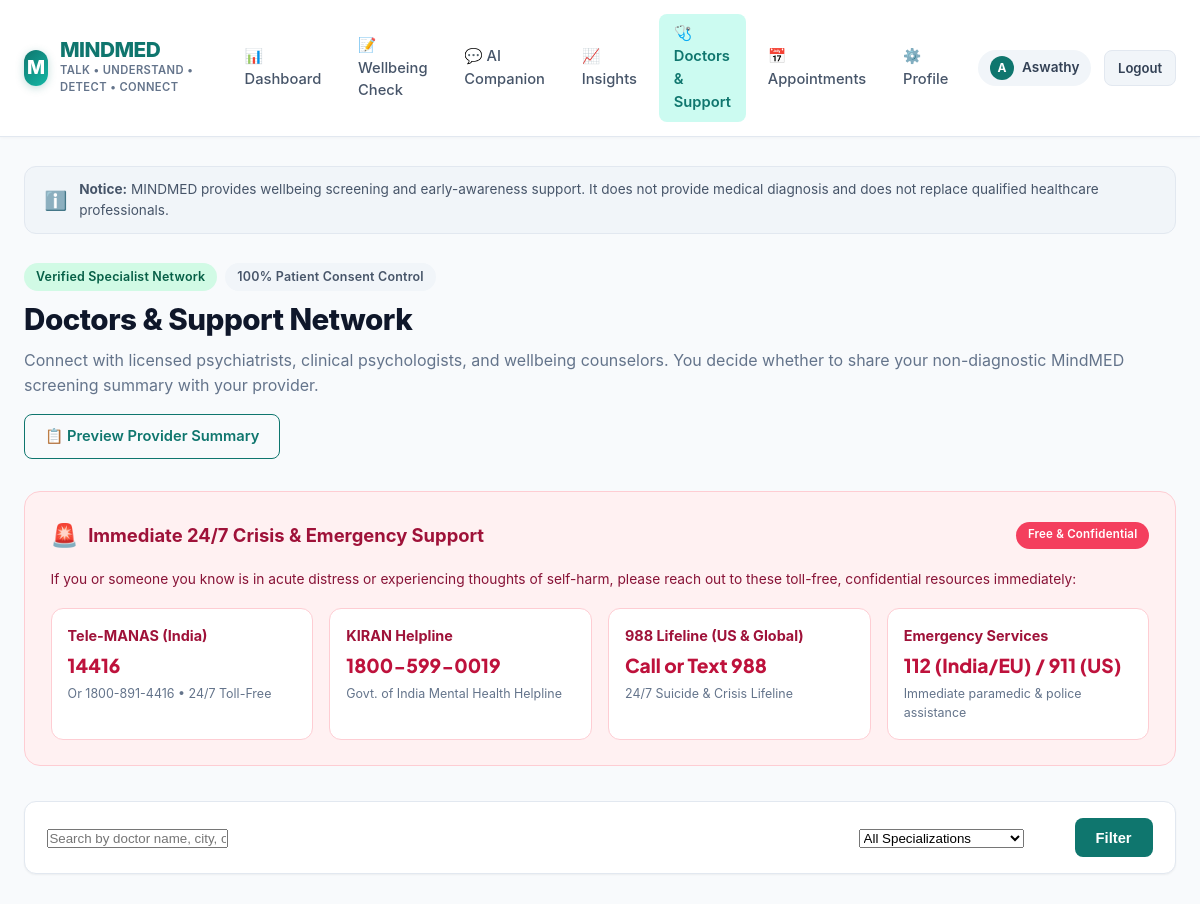
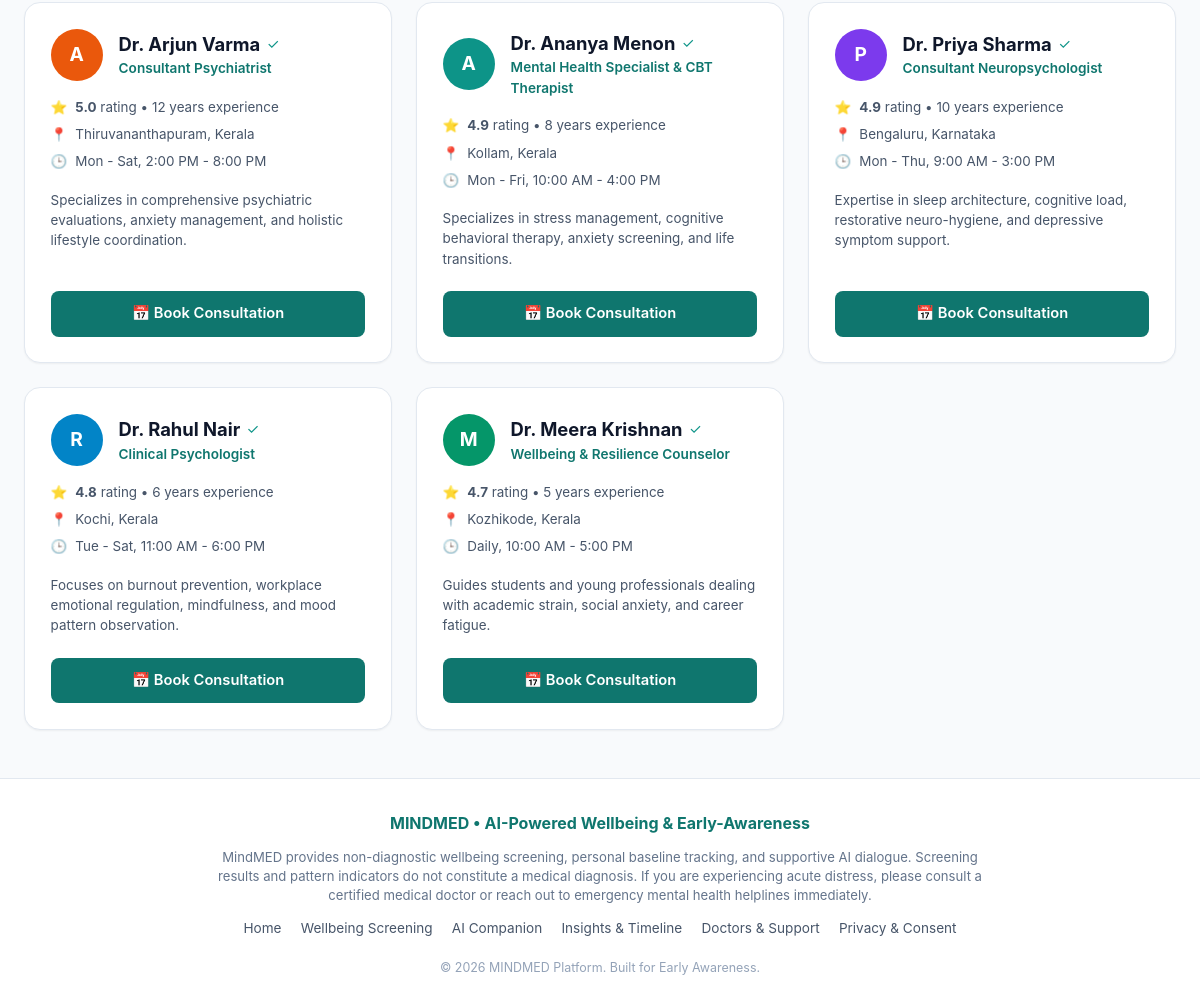
Screenshot of /professionals (signed in) with the database file from the repository (2 pictures, top to bottom).
### tables this page shows
CREATE TABLE users (
            id INTEGER PRIMARY KEY AUTOINCREMENT,
            name TEXT NOT NULL,
            email TEXT UNIQUE NOT NULL,
            password TEXT NOT NULL,
            age INTEGER,
            gender TEXT,
            location TEXT,
            created_at TIMESTAMP DEFAULT CURRENT_TIMESTAMP
        );

CREATE TABLE professionals (
            id INTEGER PRIMARY KEY AUTOINCREMENT,
            name TEXT NOT NULL,
            specialization TEXT NOT NULL,
            experience TEXT NOT NULL,
            location TEXT NOT NULL,
            availability TEXT NOT NULL,
            bio TEXT,
            rating REAL DEFAULT 4.9,
            avatar_color TEXT DEFAULT '#0F766E'
        );

### app.py (the view)
@app.route('/doctors')
@app.route('/professionals')
@login_required
def professionals():
    specialty_filter = request.args.get('specialty', '').strip()
    search_query = request.args.get('search', '').strip()
    conn = get_db_connection()
    query = 'SELECT * FROM professionals WHERE 1=1'
    params = []
    if specialty_filter:
        query += ' AND specialization LIKE ?'
        params.append(f'%{specialty_filter}%')
    if search_query:
        query += ' AND (name LIKE ? OR location LIKE ? OR specialization LIKE ?)'
        params.extend([f'%{search_query}%', f'%{search_query}%', f'%{search_query}%'])
    query += ' ORDER BY rating DESC'
    profs = conn.execute(query, params).fetchall()
    conn.close()
    return render_template('professionals.html', professionals=profs, specialty_filter=specialty_filter, search_query=search_query)

### app.py (called while the page is built)
@app.context_processor
def inject_global_context():
    user = None
    if 'user_id' in session:
        conn = get_db_connection()
        user = conn.execute('SELECT id, name, email, age, gender, location FROM users WHERE id = ?', (session['user_id'],)).fetchone()
        conn.close()
    return {
        'current_user': user,
        'medical_disclaimer': MEDICAL_DISCLAIMER
    }

def login_required(f):
    @wraps(f)
    def decorated_function(*args, **kwargs):
        if 'user_id' not in session:
            flash('Please log in to access this page.', 'warning')
            return redirect(url_for('login'))
        return f(*args, **kwargs)
    return decorated_function

### database.py (called while the page is built)
def get_db_connection():
    conn = sqlite3.connect(DB_PATH)
    conn.row_factory = sqlite3.Row
    return conn

### templates/professionals.html (shortened to what this page needs)
{% extends "base.html" %}
{% block content %}
<div class="page-header">
  <div style="display: flex; justify-content: space-between; align-items: flex-start; flex-wrap: wrap; gap: 1rem;">
    <div>
      <div style="display: inline-flex; align-items: center; gap: 0.5rem; margin-bottom: 0.4rem;">
        <span class="badge badge-low">Verified Specialist Network</span>
        <span class="badge badge-neutral">100% Patient Consent Control</span>
      </div>
      <h1>Doctors & Support Network</h1>
      <p>
        Connect with licensed psychiatrists, clinical psychologists, and wellbeing counselors.
        You decide whether to share your non-diagnostic MindMED screening summary with your provider.
      </p>
    </div>
    <div>
      <a href="{{ url_for('summary') }}" class="btn btn-outline" style="display: inline-flex; align-items: center; gap: 0.4rem;">
        <span>📋 Preview Provider Summary</span>
      </a>
    </div>
  </div>
</div>
<div class="crisis-hub-card glass-panel" style="margin-bottom: 2.2rem; padding: 1.6rem; border-radius: var(--radius-lg); background: #fff1f2; border: 1px solid #fecdd3;">
  <div style="display: flex; justify-content: space-between; align-items: center; margin-bottom: 1rem; flex-wrap: wrap; gap: 0.5rem;">
    <div style="display: flex; align-items: center; gap: 0.6rem;">
      <span style="font-size: 1.4rem;">🚨</span>
      <h3 style="font-size: 1.15rem; font-weight: 700; color: #9f1239; margin: 0;">
        Immediate 24/7 Crisis & Emergency Support
      </h3>
    </div>
    <span class="badge" style="background: #f43f5e; color: white; font-size: 0.72rem;">Free & Confidential</span>
  </div>
  <p style="font-size: 0.86rem; color: #881337; margin-bottom: 1.2rem; line-height: 1.5;">
    If you or someone you know is in acute distress or experiencing thoughts of self-harm, please reach out to these toll-free, confidential resources immediately:
  </p>
  <div style="display: grid; grid-template-columns: repeat(auto-fit, minmax(240px, 1fr)); gap: 1rem;">
    <div style="background: white; border: 1px solid #fecdd3; border-radius: var(--radius-md); padding: 1rem;">
      <strong style="display: block; font-size: 0.9rem; color: #9f1239; margin-bottom: 0.2rem;">Tele-MANAS (India)</strong>
      <div style="font-size: 1.2rem; font-weight: 800; color: #be123c; font-family: 'Plus Jakarta Sans', sans-serif;">14416</div>
      <div style="font-size: 0.78rem; color: var(--slate-500); margin-top: 0.2rem;">Or 1800-891-4416 • 24/7 Toll-Free</div>
    </div>
    <div style="background: white; border: 1px solid #fecdd3; border-radius: var(--radius-md); padding: 1rem;">
      <strong style="display: block; font-size: 0.9rem; color: #9f1239; margin-bottom: 0.2rem;">KIRAN Helpline</strong>
      <div style="font-size: 1.2rem; font-weight: 800; color: #be123c; font-family: 'Plus Jakarta Sans', sans-serif;">1800-599-0019</div>
      <div style="font-size: 0.78rem; color: var(--slate-500); margin-top: 0.2rem;">Govt. of India Mental Health Helpline</div>
    </div>
    <div style="background: white; border: 1px solid #fecdd3; border-radius: var(--radius-md); padding: 1rem;">
      <strong style="display: block; font-size: 0.9rem; color: #9f1239; margin-bottom: 0.2rem;">988 Lifeline (US & Global)</strong>
      <div style="font-size: 1.2rem; font-weight: 800; color: #be123c; font-family: 'Plus Jakarta Sans', sans-serif;">Call or Text 988</div>
      <div style="font-size: 0.78rem; color: var(--slate-500); margin-top: 0.2rem;">24/7 Suicide & Crisis Lifeline</div>
    </div>
    <div style="background: white; border: 1px solid #fecdd3; border-radius: var(--radius-md); padding: 1rem;">
      <strong style="display: block; font-size: 0.9rem; color: #9f1239; margin-bottom: 0.2rem;">Emergency Services</strong>
      <div style="font-size: 1.2rem; font-weight: 800; color: #be123c; font-family: 'Plus Jakarta Sans', sans-serif;">112 (India/EU) / 911 (US)</div>
      <div style="font-size: 0.78rem; color: var(--slate-500); margin-top: 0.2rem;">Immediate paramedic & police assistance</div>
    </div>
  </div>
</div>
<div style="background: #ffffff; border: 1px solid var(--slate-200); border-radius: var(--radius-md); padding: 1rem 1.4rem; margin-bottom: 2rem; box-shadow: var(--shadow-sm);">
  <form action="{{ url_for('professionals') }}" method="GET" style="display: flex; gap: 1rem; flex-wrap: wrap; align-items: center;">
    <div style="flex: 1; min-width: 240px;">
      <input
        type="text"
        name="search"
        class="form-input"
        placeholder="Search by doctor name, city, or specialization..."
        value="{{ search_query }}"
      >
    </div>
    <div style="min-width: 200px;">
      <select name="specialty" class="form-select">
        <option value="">All Specializations</option>
      </select>
    </div>
    <button type="submit" class="btn btn-primary">Filter</button>
  </form>
</div>
<div class="prof-grid">
  {% for prof in professionals %}
    <div class="prof-card hover-lift">
      <div>
        <div class="prof-header">
          <div class="prof-avatar" style="background-color: {{ prof['avatar_color'] or 'var(--primary)' }};">
            {{ prof['name'].split()[1][0] if prof['name'].split()|length > 1 else 'D' }}
          </div>
          <div>
            <div style="display: flex; align-items: center; gap: 0.4rem;">
              <h3 class="prof-name">{{ prof['name'] }}</h3>
              <span title="Verified Healthcare Specialist" style="color: #0d9488; font-size: 0.9rem;">✓</span>
            </div>
            <div class="prof-specialty">{{ prof['specialization'] }}</div>
          </div>
        </div>
        <div class="prof-meta">
          <div class="prof-meta-item">
            <span>⭐</span>
            <span><strong>{{ prof['rating'] }}</strong> rating • {{ prof['experience'] }}</span>
          </div>
          <div class="prof-meta-item">
            <span>📍</span>
            <span>{{ prof['location'] }}</span>
          </div>
          <div class="prof-meta-item">
            <span>🕒</span>
            <span>{{ prof['availability'] }}</span>
          </div>
        </div>
        <p class="prof-bio">
          {{ prof['bio'] }}
        </p>
      </div>
      <div class="prof-actions">
        <a href="{{ url_for('appointments', prof_id=prof['id']) }}" class="btn btn-primary" style="flex: 1;">
          📅 Book Consultation
        </a>
      </div>
    </div>
  {% endfor %}
</div>
{% endblock %}

### templates/base.html (shortened to what this page needs)
<!DOCTYPE html>
<html lang="en">
<head>
  <link rel="stylesheet" href="{{ url_for('static', filename='css/style.css') }}">
  <link rel="stylesheet" href="{{ url_for('static', filename='css/dashboard.css') }}">
</head>
<body>
  <header class="navbar">
    <div class="nav-container">
      <a href="{{ url_for('index') }}" class="brand-logo">
        <div class="brand-icon">M</div>
        <div class="brand-text">
          <span class="brand-title">MINDMED</span>
          <span class="brand-tagline">Talk • Understand • Detect • Connect</span>
        </div>
      </a>
      <ul class="nav-menu" id="navMenu">
        {% if current_user %}
          <li><a href="{{ url_for('dashboard') }}" class="nav-link {% if request.endpoint == 'dashboard' %}active{% endif %}">📊 Dashboard</a></li>
          <li><a href="{{ url_for('assessment') }}" class="nav-link {% if request.endpoint == 'assessment' %}active{% endif %}">📝 Wellbeing Check</a></li>
          <li><a href="{{ url_for('ai_companion') }}" class="nav-link {% if request.endpoint == 'ai_companion' %}active{% endif %}">💬 AI Companion</a></li>
          <li><a href="{{ url_for('insights') }}" class="nav-link {% if request.endpoint == 'insights' %}active{% endif %}">📈 Insights</a></li>
          <li><a href="{{ url_for('professionals') }}" class="nav-link {% if request.endpoint in ['professionals', 'doctors'] %}active{% endif %}">🩺 Doctors & Support</a></li>
          <li><a href="{{ url_for('appointments') }}" class="nav-link {% if request.endpoint == 'appointments' %}active{% endif %}">📅 Appointments</a></li>
          <li><a href="{{ url_for('profile') }}" class="nav-link {% if request.endpoint == 'profile' %}active{% endif %}">⚙️ Profile</a></li>
          <li>
            <div class="nav-user-badge">
              <span class="nav-user-avatar">{{ current_user['name'][0] | upper }}</span>
              <span>{{ current_user['name'].split()[0] }}</span>
            </div>
          </li>
          <li><a href="{{ url_for('logout') }}" class="btn btn-sm btn-secondary" style="margin-left: 0.4rem;">Logout</a></li>
        {% endif %}
      </ul>
    </div>
  </header>
  <main class="main-content">
    <div class="disclaimer-banner">
      <span class="disclaimer-icon">ℹ️</span>
      <div>
        <strong>Notice:</strong> {{ medical_disclaimer }}
      </div>
    </div>
    {% block content %}{% endblock %}
  </main>
  <footer class="footer">
    <div class="footer-inner">
      <div class="footer-brand">MINDMED • AI-Powered Wellbeing & Early-Awareness</div>
      <p class="footer-disclaimer">
        MindMED provides non-diagnostic wellbeing screening, personal baseline tracking, and supportive AI dialogue.
        Screening results and pattern indicators do not constitute a medical diagnosis. If you are experiencing acute distress,
        please consult a certified medical doctor or reach out to emergency mental health helplines immediately.
      </p>
      <ul class="footer-links">
        <li><a href="{{ url_for('index') }}">Home</a></li>
        <li><a href="{{ url_for('assessment') if current_user else url_for('signup') }}">Wellbeing Screening</a></li>
        <li><a href="{{ url_for('ai_companion') if current_user else url_for('login') }}">AI Companion</a></li>
        <li><a href="{{ url_for('insights') if current_user else url_for('login') }}">Insights & Timeline</a></li>
        <li><a href="{{ url_for('professionals') if current_user else url_for('login') }}">Doctors & Support</a></li>
        <li><a href="{{ url_for('profile') if current_user else url_for('login') }}">Privacy & Consent</a></li>
      </ul>
      <div style="font-size: 0.78rem; color: var(--slate-400); margin-top: 0.4rem;">
        &copy; 2026 MINDMED Platform. Built for Early Awareness.
      </div>
    </div>
  </footer>
</body>
</html>

### static/css/dashboard.css (style rules this page uses)
.prof-grid { display: grid; grid-template-columns: repeat(auto-fit, minmax(320px, 1fr)); gap: 1.5rem; margin-top: 1.5rem; }
.prof-card { background: #ffffff; border: 1px solid var(--slate-200); border-radius: var(--radius-lg); padding: 1.6rem; box-shadow: var(--shadow-sm); display: flex; flex-direction: column; justify-content: space-between; transition: transform 0.15s ease, box-shadow 0.15s ease; }
.prof-header { display: flex; align-items: center; gap: 1rem; margin-bottom: 1rem; }
.prof-avatar { width: 52px; height: 52px; border-radius: 50%; color: white; display: flex; align-items: center; justify-content: center; font-size: 1.2rem; font-weight: 700; flex-shrink: 0; }
.prof-name { font-size: 1.15rem; font-weight: 700; color: var(--slate-900); }
.prof-specialty { font-size: 0.85rem; color: var(--primary); font-weight: 600; }
.prof-meta { display: flex; flex-direction: column; gap: 0.4rem; font-size: 0.84rem; color: var(--slate-600); margin-bottom: 1.1rem; }
.prof-meta-item { display: flex; align-items: center; gap: 0.5rem; }
.prof-bio { font-size: 0.84rem; color: var(--slate-600); line-height: 1.5; margin-bottom: 1.4rem; }
.prof-actions { display: flex; gap: 0.6rem; }

### rows the page displays
users: name "A", name "Aswathy"
professionals: name.split|length "A", name "Dr. Arjun Varma", specialization "Consultant Psychiatrist", rating "5.0", experience "12 years experience", location "Thiruvananthapuram, Kerala", availability "Mon - Sat, 2:00 PM - 8:00 PM", bio "Specializes in comprehensive psychiatric evaluations, anxiety management, and holistic lifestyle coordination."
professionals: name.split|length "A", name "Dr. Ananya Menon", specialization "Mental Health Specialist & CBT Therapist", rating "4.9", experience "8 years experience", location "Kollam, Kerala", availability "Mon - Fri, 10:00 AM - 4:00 PM", bio "Specializes in stress management, cognitive behavioral therapy, anxiety screening, and life transitions."
professionals: name.split|length "P", name "Dr. Priya Sharma", specialization "Consultant Neuropsychologist", rating "4.9", experience "10 years experience", location "Bengaluru, Karnataka", availability "Mon - Thu, 9:00 AM - 3:00 PM", bio "Expertise in sleep architecture, cognitive load, restorative neuro-hygiene, and depressive symptom support."
professionals: name.split|length "R", name "Dr. Rahul Nair", specialization "Clinical Psychologist", rating "4.8", experience "6 years experience", location "Kochi, Kerala", availability "Tue - Sat, 11:00 AM - 6:00 PM", bio "Focuses on burnout prevention, workplace emotional regulation, mindfulness, and mood pattern observation."
professionals: name.split|length "M", name "Dr. Meera Krishnan", specialization "Wellbeing & Resilience Counselor", rating "4.7", experience "5 years experience", location "Kozhikode, Kerala", availability "Daily, 10:00 AM - 5:00 PM", bio "Guides students and young professionals dealing with academic strain, social anxiety, and career fatigue."

### other values shown
{{ medical_disclaimer }} "MINDMED provides wellbeing screening and early-awareness support. It does not provide medical diagnosis and does not replace qualified healthcare professionals."
